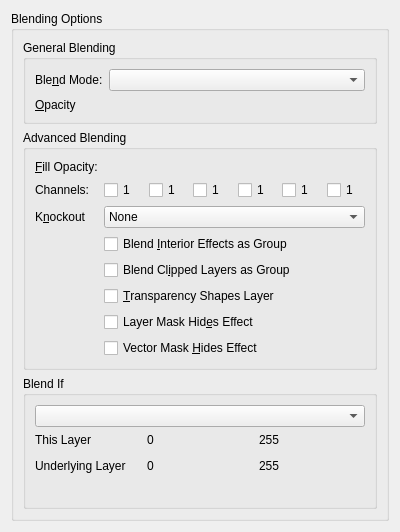
<?xml version="1.0" encoding="UTF-8"?>
<ui version="4.0">
 <class>WdgBlendingOptions</class>
 <widget class="QWidget" name="WdgBlendingOptions">
  <property name="geometry">
   <rect>
    <x>0</x>
    <y>0</y>
    <width>400</width>
    <height>532</height>
   </rect>
  </property>
  <property name="windowTitle">
   <string>Form</string>
  </property>
  <layout class="QVBoxLayout" name="verticalLayout_4">
   <item>
    <widget class="QGroupBox" name="grpBlendingOptions">
     <property name="title">
      <string>Blending Options</string>
     </property>
     <layout class="QVBoxLayout" name="verticalLayout_3">
      <item>
       <widget class="QGroupBox" name="grpGeneralBlending">
        <property name="title">
         <string>General Blending</string>
        </property>
        <layout class="QFormLayout" name="formLayout_4">
         <item row="0" column="0">
          <widget class="QLabel" name="label_13">
           <property name="text">
            <string>Ble&amp;nd Mode:</string>
           </property>
           <property name="buddy">
            <cstring>cmbCompositeOp</cstring>
           </property>
          </widget>
         </item>
         <item row="0" column="1">
          <widget class="KisCompositeOpComboBox" name="cmbCompositeOp">
           <property name="sizePolicy">
            <sizepolicy hsizetype="Expanding" vsizetype="Fixed">
             <horstretch>0</horstretch>
             <verstretch>0</verstretch>
            </sizepolicy>
           </property>
           <property name="toolTip">
            <string>Set the blend mode for the layer</string>
           </property>
          </widget>
         </item>
         <item row="1" column="0">
          <widget class="QLabel" name="label_14">
           <property name="text">
            <string>&amp;Opacity</string>
           </property>
           <property name="buddy">
            <cstring>intOpacity</cstring>
           </property>
          </widget>
         </item>
         <item row="1" column="1">
          <widget class="KisSliderSpinBox" name="intOpacity" native="true">
           <property name="sizePolicy">
            <sizepolicy hsizetype="Expanding" vsizetype="Minimum">
             <horstretch>0</horstretch>
             <verstretch>0</verstretch>
            </sizepolicy>
           </property>
           <property name="minimumSize">
            <size>
             <width>10</width>
             <height>15</height>
            </size>
           </property>
           <property name="toolTip">
            <string>Set the master opacity for the layer</string>
           </property>
           <property name="whatsThis">
            <string>Adjust the transparency of the layer</string>
           </property>
          </widget>
         </item>
        </layout>
       </widget>
      </item>
      <item>
       <widget class="QGroupBox" name="grpAdvancedBlending">
        <property name="title">
         <string>Advanced Blending</string>
        </property>
        <layout class="QFormLayout" name="formLayout_3">
         <item row="0" column="0">
          <widget class="QLabel" name="label_8">
           <property name="text">
            <string>&amp;Fill Opacity:</string>
           </property>
           <property name="buddy">
            <cstring>intFillOpacity</cstring>
           </property>
          </widget>
         </item>
         <item row="0" column="1">
          <widget class="KisSliderSpinBox" name="intFillOpacity" native="true">
           <property name="sizePolicy">
            <sizepolicy hsizetype="MinimumExpanding" vsizetype="Minimum">
             <horstretch>0</horstretch>
             <verstretch>0</verstretch>
            </sizepolicy>
           </property>
           <property name="minimumSize">
            <size>
             <width>10</width>
             <height>15</height>
            </size>
           </property>
           <property name="toolTip">
            <string>Set the interior opacity for the layer</string>
           </property>
           <property name="whatsThis">
            <string>Adjust the transparency of the layer</string>
           </property>
          </widget>
         </item>
         <item row="1" column="0">
          <widget class="QLabel" name="label_9">
           <property name="text">
            <string>Channels:</string>
           </property>
          </widget>
         </item>
         <item row="1" column="1">
          <layout class="QHBoxLayout" name="horizontalLayout_4">
           <item>
            <widget class="QCheckBox" name="chkChannel1_2">
             <property name="toolTip">
              <string>Choose channels to blend</string>
             </property>
             <property name="text">
              <string>1</string>
             </property>
            </widget>
           </item>
           <item>
            <widget class="QCheckBox" name="chkChannel2_2">
             <property name="toolTip">
              <string>Choose channels to blend</string>
             </property>
             <property name="text">
              <string>1</string>
             </property>
            </widget>
           </item>
           <item>
            <widget class="QCheckBox" name="chkChannel3_2">
             <property name="toolTip">
              <string>Choose channels to blend</string>
             </property>
             <property name="text">
              <string>1</string>
             </property>
            </widget>
           </item>
           <item>
            <widget class="QCheckBox" name="chkChannel4_2">
             <property name="toolTip">
              <string>Choose channels to blend</string>
             </property>
             <property name="text">
              <string>1</string>
             </property>
            </widget>
           </item>
           <item>
            <widget class="QCheckBox" name="chkChannel5_2">
             <property name="toolTip">
              <string>Choose channels to blend</string>
             </property>
             <property name="text">
              <string>1</string>
             </property>
            </widget>
           </item>
           <item>
            <widget class="QCheckBox" name="chkChannel6_2">
             <property name="toolTip">
              <string>Choose channels to blend</string>
             </property>
             <property name="text">
              <string>1</string>
             </property>
            </widget>
           </item>
          </layout>
         </item>
         <item row="2" column="0">
          <widget class="QLabel" name="label_10">
           <property name="text">
            <string>K&amp;nockout</string>
           </property>
           <property name="buddy">
            <cstring>cmbKnockout</cstring>
           </property>
          </widget>
         </item>
         <item row="2" column="1">
          <widget class="QComboBox" name="cmbKnockout">
           <property name="sizePolicy">
            <sizepolicy hsizetype="Expanding" vsizetype="Fixed">
             <horstretch>0</horstretch>
             <verstretch>0</verstretch>
            </sizepolicy>
           </property>
           <property name="toolTip">
            <string>Set the interior transparency. Shallow = Group, Deep = Background</string>
           </property>
           <item>
            <property name="text">
             <string comment="@item:inlistbox Knockout option">None</string>
            </property>
           </item>
           <item>
            <property name="text">
             <string>Shallow</string>
            </property>
           </item>
           <item>
            <property name="text">
             <string>Deep</string>
            </property>
           </item>
          </widget>
         </item>
         <item row="3" column="1">
          <widget class="QCheckBox" name="checkBox_7">
           <property name="toolTip">
            <string>Blend inner glow, satin, and overlay with layer before blending with document.</string>
           </property>
           <property name="text">
            <string>Blend &amp;Interior Effects as Group</string>
           </property>
          </widget>
         </item>
         <item row="4" column="1">
          <widget class="QCheckBox" name="checkBox_8">
           <property name="toolTip">
            <string>Blend clipping group before blending with document</string>
           </property>
           <property name="text">
            <string>Blend Cl&amp;ipped Layers as Group</string>
           </property>
          </widget>
         </item>
         <item row="5" column="1">
          <widget class="QCheckBox" name="checkBox_9">
           <property name="toolTip">
            <string>Use layer transparency in determining the shape of the interior and the effects</string>
           </property>
           <property name="text">
            <string>&amp;Transparency Shapes Layer</string>
           </property>
          </widget>
         </item>
         <item row="6" column="1">
          <widget class="QCheckBox" name="checkBox_10">
           <property name="toolTip">
            <string>Use layer mask to hide layer and effects rather than shaping the layer and effects</string>
           </property>
           <property name="text">
            <string>Layer Mask Hid&amp;es Effect</string>
           </property>
          </widget>
         </item>
         <item row="7" column="1">
          <widget class="QCheckBox" name="checkBox_11">
           <property name="toolTip">
            <string>Use layer mask to hide layer and effects rather than shaping the layer and effects</string>
           </property>
           <property name="text">
            <string>Vector Mask &amp;Hides Effect</string>
           </property>
          </widget>
         </item>
        </layout>
       </widget>
      </item>
      <item>
       <widget class="QGroupBox" name="grpBlendIf">
        <property name="title">
         <string>Blend If</string>
        </property>
        <layout class="QVBoxLayout" name="verticalLayout">
         <item>
          <widget class="QComboBox" name="cmbChannel_2"/>
         </item>
         <item>
          <layout class="QHBoxLayout" name="horizontalLayout_5">
           <item>
            <widget class="QLabel" name="label_11">
             <property name="text">
              <string>This Layer</string>
             </property>
            </widget>
           </item>
           <item>
            <widget class="QLabel" name="lblThisMin_2">
             <property name="text">
              <string>0</string>
             </property>
            </widget>
           </item>
           <item>
            <widget class="QLabel" name="lblThisMax_2">
             <property name="text">
              <string>255</string>
             </property>
            </widget>
           </item>
          </layout>
         </item>
         <item>
          <widget class="KisGradientSlider" name="sliderThis_2" native="true"/>
         </item>
         <item>
          <layout class="QHBoxLayout" name="horizontalLayout_6">
           <item>
            <widget class="QLabel" name="label_12">
             <property name="text">
              <string>Underlying Layer</string>
             </property>
            </widget>
           </item>
           <item>
            <widget class="QLabel" name="lblUnderMin_2">
             <property name="text">
              <string>0</string>
             </property>
            </widget>
           </item>
           <item>
            <widget class="QLabel" name="lblUnderMax_2">
             <property name="text">
              <string>255</string>
             </property>
            </widget>
           </item>
          </layout>
         </item>
         <item>
          <widget class="KisGradientSlider" name="sliderUnderlying_2" native="true"/>
         </item>
         <item>
          <spacer name="verticalSpacer">
           <property name="orientation">
            <enum>Qt::Vertical</enum>
           </property>
           <property name="sizeHint" stdset="0">
            <size>
             <width>20</width>
             <height>40</height>
            </size>
           </property>
          </spacer>
         </item>
        </layout>
       </widget>
      </item>
     </layout>
    </widget>
   </item>
  </layout>
 </widget>
 <customwidgets>
  <customwidget>
   <class>KisCompositeOpComboBox</class>
   <extends>QComboBox</extends>
   <header location="global">kis_cmb_composite.h</header>
  </customwidget>
  <customwidget>
   <class>KisSliderSpinBox</class>
   <extends>QWidget</extends>
   <header location="global">kis_slider_spin_box.h</header>
   <container>1</container>
  </customwidget>
  <customwidget>
   <class>KisGradientSlider</class>
   <extends>QWidget</extends>
   <header>kis_gradient_slider.h</header>
   <container>1</container>
  </customwidget>
 </customwidgets>
 <resources/>
 <connections/>
</ui>
